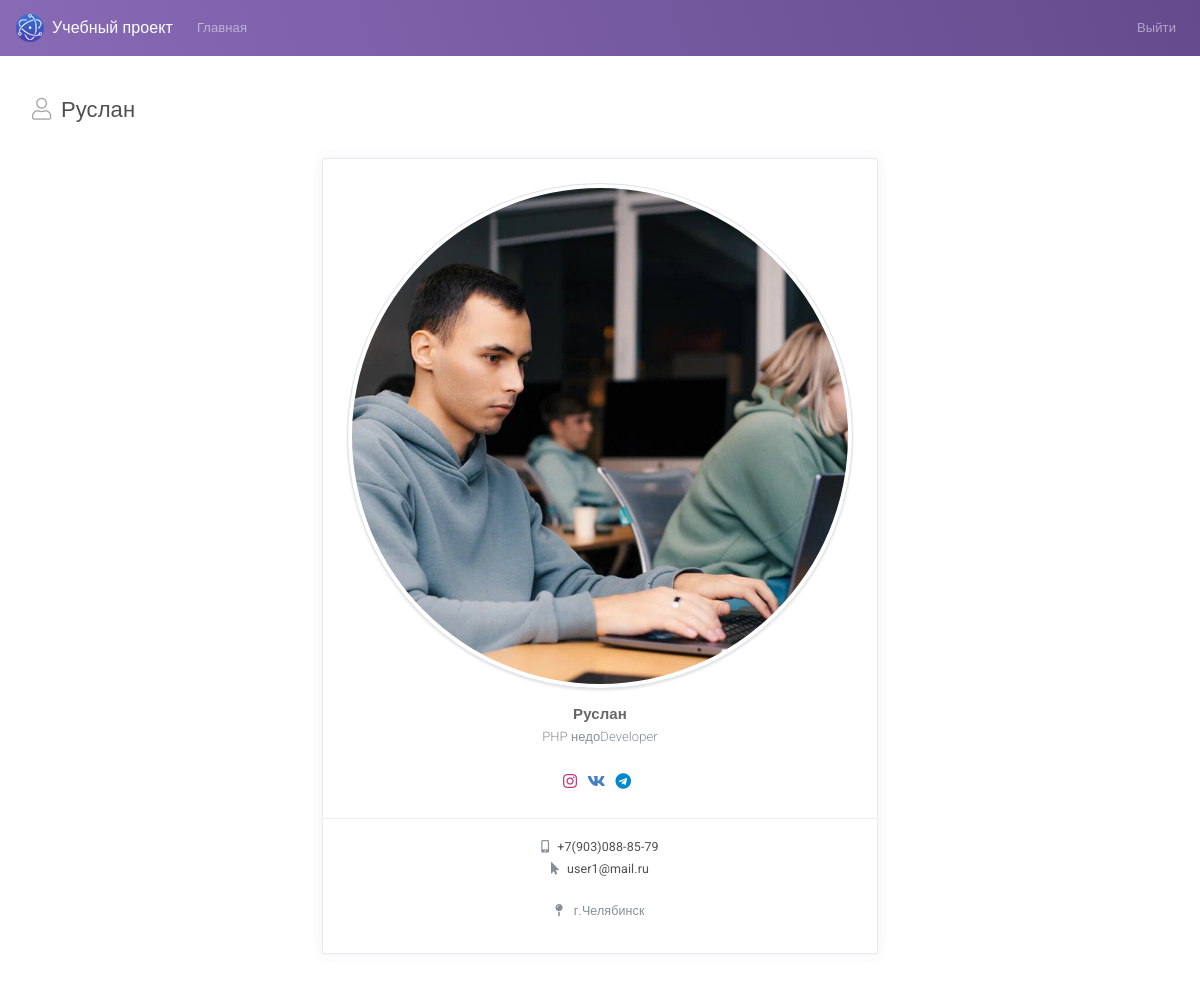
Screenshot of /page_profile.php?id=12 (signed in) with the database file from the repository.
### tables this page shows
CREATE TABLE `users` (
  `id` int(11) NOT NULL,
  `email` varchar(255) NOT NULL,
  `password` varchar(255) NOT NULL,
  `username` varchar(255) NOT NULL DEFAULT 'Новый пользователь',
  `role` varchar(255) NOT NULL DEFAULT 'user',
  `job_title` varchar(255) DEFAULT NULL,
  `status` varchar(255) DEFAULT 'danger',
  `image` varchar(255) DEFAULT NULL,
  `phone` varchar(255) DEFAULT NULL,
  `address` varchar(255) DEFAULT NULL,
  `vk` varchar(255) DEFAULT NULL,
  `telegram` varchar(255) DEFAULT NULL,
  `instagram` varchar(255) DEFAULT NULL
);

### app/functions.php (called while the page is built, shortened)
<?php
function is_logged_in(){
    if(isset($_SESSION["user_id"])){
        return true;
    }
    return false;
}
function get_user_by_id($pdo, $user_id)
{
    $sql = "SELECT * FROM `users` WHERE id = :user_id";
    $stmt = $pdo->prepare($sql);
    $stmt->execute([":user_id" => $user_id]);
    $user = $stmt->fetch(PDO::FETCH_ASSOC);
    return $user;
}

### page_profile.php (the view, shortened to what this page needs)
<?php
require_once 'app/functions.php';
$pdo = dbConnect();
$user = get_user_by_id($pdo, $_GET['id']);
?>
<!DOCTYPE html>
<html lang="en">
<head>
    <link id="vendorsbundle" rel="stylesheet" media="screen, print" href="css/vendors.bundle.css">
    <link id="appbundle" rel="stylesheet" media="screen, print" href="css/app.bundle.css">
    <link id="myskin" rel="stylesheet" media="screen, print" href="css/skins/skin-master.css">
    <link rel="stylesheet" media="screen, print" href="css/fa-solid.css">
    <link rel="stylesheet" media="screen, print" href="css/fa-brands.css">
    <link rel="stylesheet" media="screen, print" href="css/fa-regular.css">
</head>
    <body class="mod-bg-1 mod-nav-link">
        <nav class="navbar navbar-expand-lg navbar-dark bg-primary bg-primary-gradient">
            <a class="navbar-brand d-flex align-items-center fw-500" href="users.php"><img alt="logo" class="d-inline-block align-top mr-2" src="img/logo.png"> Учебный проект</a>
            <div class="collapse navbar-collapse" id="navbarColor02">
                <ul class="navbar-nav mr-auto">
                    <li class="nav-item ">
                        <a class="nav-link" href="users.php">Главная</a>
                    </li>
                </ul>
                <ul class="navbar-nav ml-auto">
                    <?php if (is_logged_in()):?>
                        <li class="nav-item">
                            <a class="nav-link" href="app/logout.php">Выйти</a>
                        </li>
                    <?php endif;?>
                </ul>
            </div>
        </nav>
        <main id="js-page-content" role="main" class="page-content mt-3">
            <div class="subheader">
                <h1 class="subheader-title">
                    <i class='subheader-icon fal fa-user'></i> <?=htmlspecialchars($user['username'])?>
                </h1>
            </div>
            <div class="row">
              <div class="col-lg-6 col-xl-6 m-auto">
                    <div class="card mb-g rounded-top">
                        <div class="row no-gutters row-grid">
                            <div class="col-12">
                                <div class="d-flex flex-column align-items-center justify-content-center p-4">
                                    <img src="img/demo/avatars/<?=$user['image']?>" class="rounded-circle shadow-2 img-thumbnail" alt="<?=htmlspecialchars($user['image'])?>">
                                    <h5 class="mb-0 fw-700 text-center mt-3">
                                        <?=htmlspecialchars($user['username'])?>
                                        <small class="text-muted mb-0"><?=htmlspecialchars($user['job_title'])?></small>
                                    </h5>
                                    <?php if ($user['instagram'] || $user['vk'] || $user['telegram'] !== NULL):?>
                                    <div class="mt-4 text-center demo">
                                        <a href="<?=htmlspecialchars($user['instagram'])?>" class="fs-xl" style="color:#C13584">
                                            <i class="fab fa-instagram"></i>
                                        </a>
                                        <a href="<?=htmlspecialchars($user['vk'])?>" class="fs-xl" style="color:#4680C2">
                                            <i class="fab fa-vk"></i>
                                        </a>
                                        <a href="<?=htmlspecialchars($user['telegram'])?>" class="fs-xl" style="color:#0088cc">
                                            <i class="fab fa-telegram"></i>
                                        </a>
                                    </div>
                                    <?php endif;?>
                                </div>
                            </div>
                            <div class="col-12">
                                <div class="p-3 text-center">
                                    <a href="tel:<?=htmlspecialchars($user['phone'])?>" class="mt-1 d-block fs-sm fw-400 text-dark">
                                        <i class="fas fa-mobile-alt text-muted mr-2"></i><?=htmlspecialchars($user['phone'])?></a>
                                    <a href="mailto:<?=htmlspecialchars($user['email'])?>" class="mt-1 d-block fs-sm fw-400 text-dark">
                                        <i class="fas fa-mouse-pointer text-muted mr-2"></i><?=htmlspecialchars($user['email'])?></a>
                                    <address class="fs-sm fw-400 mt-4 text-muted">
                                        <i class="fas fa-map-pin mr-2"></i> <?=htmlspecialchars($user['address'])?>
                                    </address>
                                </div>
                            </div>
                        </div>
                    </div>
               </div>
            </div>
        </main>
    </body>
</html>

### css/fa-solid.css (style rules this page uses)
.fa,.fas { font-family:'Font Awesome 5 Pro';font-weight:900 }

### css/fa-brands.css (style rules this page uses)
.fab { font-family:'Font Awesome 5 Brands';font-weight:400 }

### rows the page displays
users: username "Руслан", image (picture), job_title "PHP недоDeveloper", phone "+7(903)088-85-79", email "user1@mail.ru", address "г.Челябинск"
